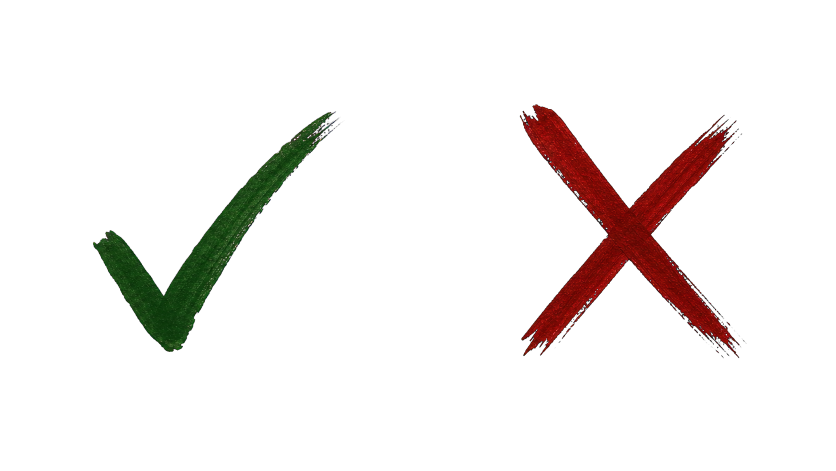
#> input picture assets/ui/generated_source/evidence_marks_alpha.png, 1672 x 941 px (shown at 1/2 size)
$ python process_minimal_ui_assets.py
#> lines starting #> are read from the running program, lines starting #| are printed output that depends on the picture
#!/usr/bin/env python3
"""Split Imagegen notebook marks and pictograms into small transparent assets."""

from __future__ import annotations

from pathlib import Path

from PIL import Image


ROOT = Path(__file__).resolve().parents[1]
SOURCE = ROOT / "assets" / "ui" / "generated_source"
MARKS = ROOT / "assets" / "ui" / "notebook_marks"
HEADERS = ROOT / "assets" / "ui" / "notebook_headers"


def fit_region(source: Image.Image, x0: int, x1: int, extent: int = 96) -> Image.Image:
    region = source.crop((x0, 0, x1, source.height))
    alpha_box = region.getchannel("A").getbbox()
    if alpha_box is None:
        raise ValueError(f"empty generated region: {x0}..{x1}")
    region = region.crop(alpha_box)
    inner = extent - 12
    scale = min(inner / region.width, inner / region.height)
    size = (max(1, round(region.width * scale)), max(1, round(region.height * scale)))
    region = region.resize(size, Image.Resampling.LANCZOS)
    canvas = Image.new("RGBA", (extent, extent), (0, 0, 0, 0))
    canvas.alpha_composite(region, ((extent - size[0]) // 2, (extent - size[1]) // 2))
    return canvas


def recolor_ink(source: Image.Image, color: tuple[int, int, int]) -> Image.Image:
    ink = Image.new("RGBA", source.size, (*color, 255))
    ink.putalpha(source.getchannel("A"))
    return ink


def main() -> None:
    MARKS.mkdir(parents=True, exist_ok=True)
    HEADERS.mkdir(parents=True, exist_ok=True)

    marks = Image.open(SOURCE / "evidence_marks_alpha.png").convert("RGBA")
#> marks is the input picture: PIL image 1672x941 RGBA; mean R, G, B, A 6.4, 2.9, 1.3, 18.5
    for name, bounds in {
        "vacant_check": (150, 720),
        "rented_cross": (990, 1530),
    }.items():
        fit_region(marks, *bounds).save(MARKS / f"{name}.png", optimize=True)
#> this loop made 2 passes
#> alpha_box in fit_region on passes 1 to 2: (35, 222, 539, 704), (49, 208, 504, 717)
#> pass 1, in fit_region, `region = source.crop((x0, 0, x1, source.height))`:
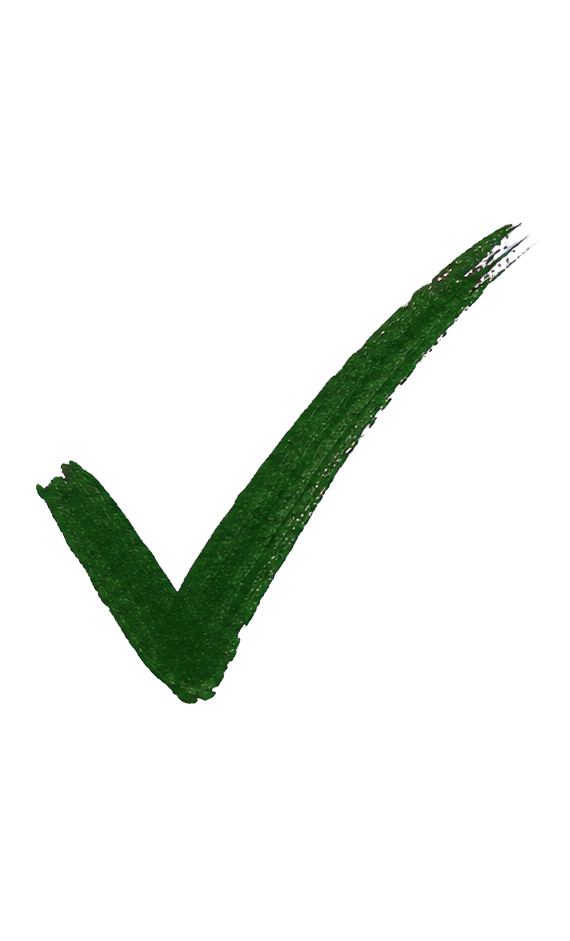
#> region: PIL image 570x941 RGBA; mean R, G, B, A 2.8, 6.5, 2.4, 22.1; transparent parts drawn white
#> pass 1, in fit_region, `region = region.resize(size, Image.Resampling.LANCZOS)`:
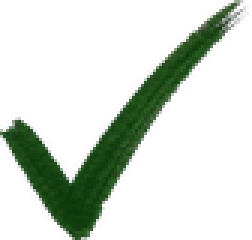
#> region: PIL image 84x80 RGBA (shown 3 times larger); mean R, G, B, A 8.4, 18.4, 7.5, 48.9; transparent parts drawn white

    headers = Image.open(SOURCE / "evidence_headers_alpha.png").convert("RGBA")
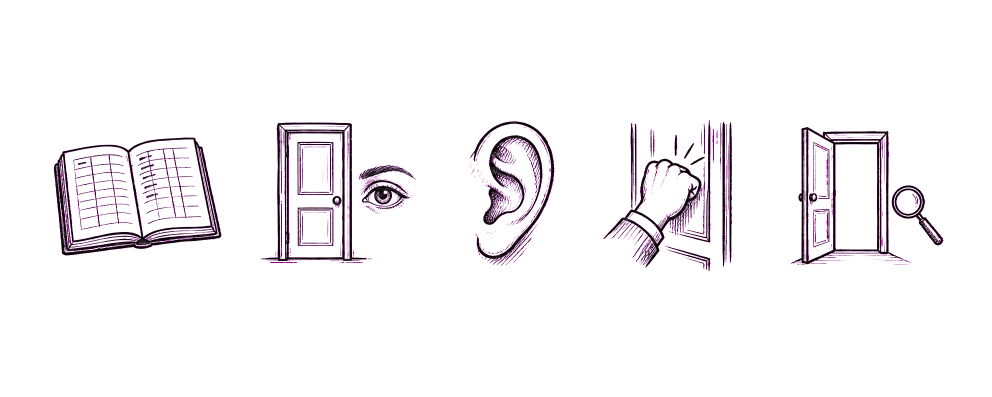
#> input picture assets/ui/generated_source/evidence_headers_alpha.png, 1983 x 793 px (shown at 1/2 size)
#> headers is the input picture: PIL image 1983x793 RGBA; mean R, G, B, A 4.7, 0.4, 4.5, 11.1
    for name, bounds in {
        "registration": (80, 470),
        "doorstep": (490, 860),
        "listen": (900, 1140),
        "knock": (1170, 1490),
        "interior": (1540, 1920),
    }.items():
        recolor_ink(fit_region(headers, *bounds), (57, 42, 30)).save(
            HEADERS / f"{name}.png", optimize=True
        )
#> this loop made 5 passes
#> alpha_box in fit_region on passes 1 to 5: (27, 275, 363, 511), (31, 244, 341, 526), (39, 242, 209, 532), (36, 239, 294, 542), (41, 254, 347, 530)
#> pass 1, in fit_region (call 3), `region = source.crop((x0, 0, x1, source.height))`:
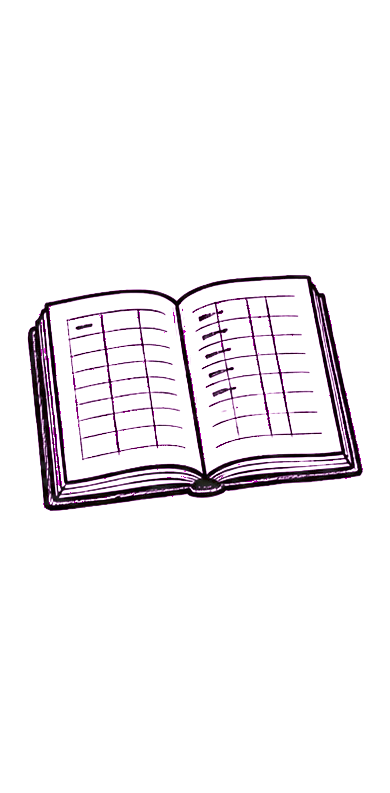
#> region: PIL image 390x793 RGBA; mean R, G, B, A 5.6, 0.4, 5.4, 13.8; transparent parts drawn white
#> pass 1, in fit_region (call 3), `region = region.crop(alpha_box)`:
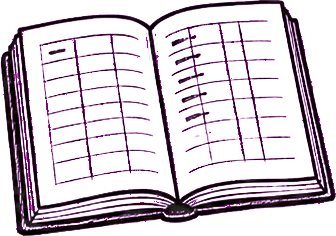
#> region: PIL image 336x236 RGBA; mean R, G, B, A 21.8, 1.7, 21.2, 53.7; transparent parts drawn white
#> pass 1, in fit_region (call 3), `region = region.resize(size, Image.Resampling.LANCZOS)`:
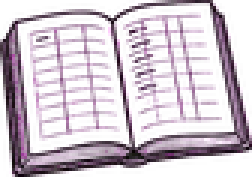
#> region: PIL image 84x59 RGBA (shown 3 times larger); mean R, G, B, A 43.4, 2, 41.7, 56.7; transparent parts drawn white
#> pass 1, in recolor_ink, `ink = Image.new("RGBA", source.size, (*color, 255))`:
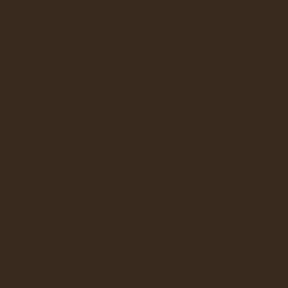
#> ink: PIL image 96x96 RGBA (shown 3 times larger); mean R, G, B, A 57, 42, 30, 255

    print("Prepared 2 Imagegen marks and 5 Imagegen notebook headers at 96x96 RGBA.")


if __name__ == "__main__":
    main()
